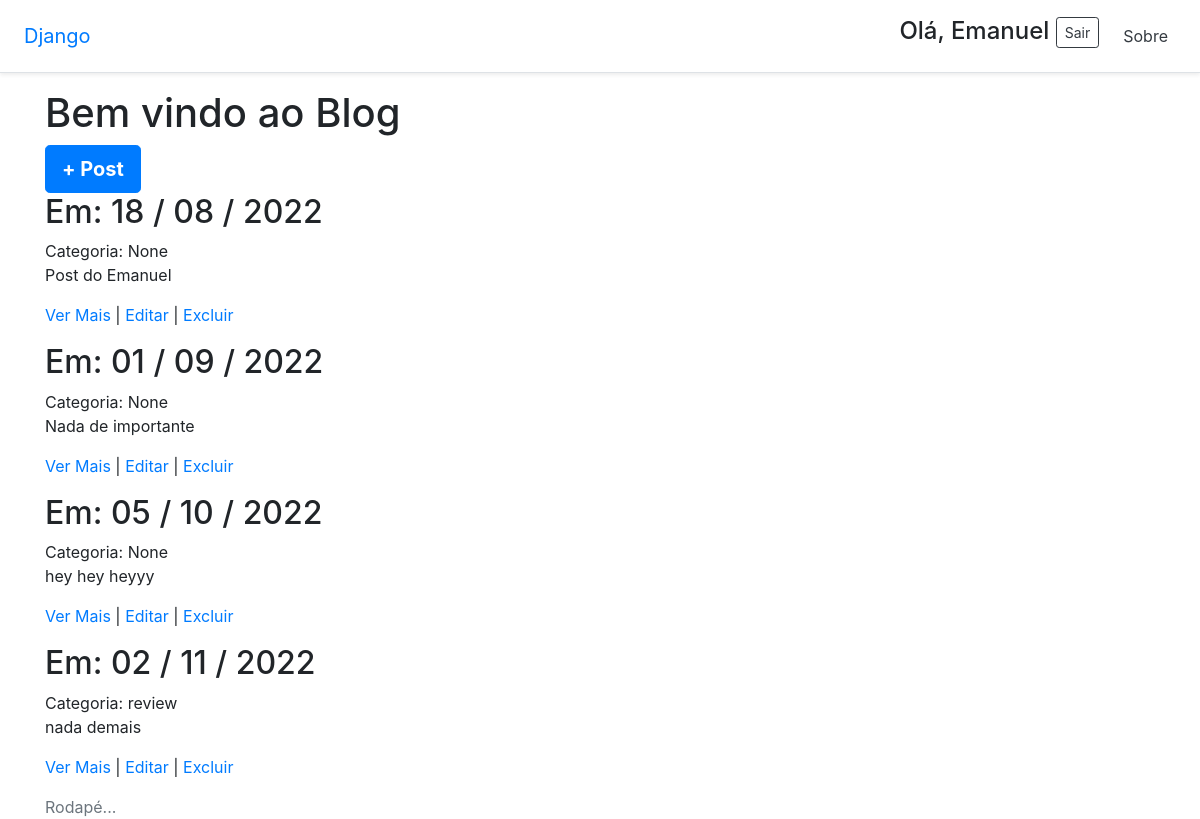
The page /ola/ (signed in) on the database its author committed.
### blog/models.py (models this page shows)
class Post(models.Model):
    body_text = models.TextField('Texto Principal')
    pub_date = models.DateTimeField('Data Publicação')
    categoria = models.CharField(
        'Categoria',
        max_length=15,
        choices=[
            ('noticias', 'Notícias'),
            ('como_fazer', 'Como Fazer'),
            ('review', 'Review'),
        ],
        default=None,
        null=True
    )
    imagem = models.FileField(
        upload_to='images',
        default=None,
        null=True
    )

### blog/views.py (the view)
# urls.py: path('ola/', ola, name="ola"),
def ola(request):
    posts = Post.objects.all()
    return TemplateResponse(request, 'posts.html', {'posts_list': posts })

### templates/posts.html (shortened to what this page needs)
<!DOCTYPE html>
<html lang="en">
<head>
</head>
<body>
    {% extends '_layout1.html' %}
    {% block content %}
    <h1>Bem vindo ao Blog</h1>
    <a href="{% url 'post_add' %}" class="btn btn-lg btn-primary font-weight-bold">
        + Post
    </a>
    {% for post in posts_list %}
    <article>
        <h2>Em: {{ post.pub_date|date:"d / m / Y" }}</h2>
        <span>Categoria: {{ post.categoria }}</span>
        <p>{{ post.body_text }}</p>
        <p><a href="/post/{{ post.id }}">
            Ver Mais
        </a>
        |
        <a href="{% url 'post_edit' pk=post.id %}" class="link-secondary">
            Editar
        </a>
        |
        <a href="{% url 'post_delete' pk=post.id %}" class="link-secondary">
            Excluir
        </a>
        </p>
    </article>
    {% endfor %}
    {% endblock %}

### templates/_layout1.html (shortened to what this page needs)
{% extends '_base.html' %}
{% load static %}
{% block css %}
<link rel="stylesheet" href="https://stackpath.bootstrapcdn.com/bootstrap/4.4.1/css/bootstrap.min.css">
<link rel="stylesheet" href="{% static 'css/base.css' %}">
{% endblock %}
{% block header %}
<main role="main">
    <div class="d-flex flex-column flex-md-row align-items-center p-3 px-md-4 mb-3
bg-white border-bottom shadow-sm">
        <h5 class="my-0 mr-md-auto font-weight-normal">
            <a href="{% url 'index' %}">Django</a>
        </h5>
        <nav class="my-2 my-md-0 mr-md-3">
            {% if user.is_authenticated %}
            <h4>
                Olá, {{ user.username }}
                <a href="{% url 'logout' %}" class="btn btn-sm btn-outline-dark">
                    Sair
                </a>
            </h4>
            {% endif %}
        </nav>
        <a class="p-2 text-dark" href="{% url 'ola' %}">Sobre</a>
    </div>
</main>
{% endblock %}
{% block main %}
<div class="container">
    {% block content %}{% endblock content %}
</div>
{% endblock %}
{% block footer %}
<footer class="footer">
    <div class="container">
        <span class="text-muted">Rodapé...</span>
    </div>
</footer>
{% endblock %}

### rows shown on the page
Post: pub_date "18 / 08 / 2022", categoria "None", body_text "Post do Emanuel"
Post: pub_date "01 / 09 / 2022", categoria "None", body_text "Nada de importante"
Post: pub_date "05 / 10 / 2022", categoria "None", body_text "hey hey heyyy"
Post: pub_date "02 / 11 / 2022", categoria "review", body_text "nada demais"

### other values the page prints
{{ user.username }} "Emanuel"
